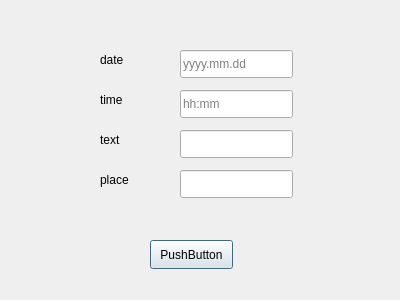
<?xml version="1.0" encoding="UTF-8"?>
<ui version="4.0">
 <class>EnterEventWindow</class>
 <widget class="QDialog" name="EnterEventWindow">
  <property name="geometry">
   <rect>
    <x>0</x>
    <y>0</y>
    <width>400</width>
    <height>300</height>
   </rect>
  </property>
  <property name="windowTitle">
   <string>Dialog</string>
  </property>
  <widget class="QLabel" name="label_6">
   <property name="geometry">
    <rect>
     <x>100</x>
     <y>170</y>
     <width>63</width>
     <height>20</height>
    </rect>
   </property>
   <property name="text">
    <string>place</string>
   </property>
  </widget>
  <widget class="QLabel" name="label_8">
   <property name="geometry">
    <rect>
     <x>100</x>
     <y>90</y>
     <width>63</width>
     <height>20</height>
    </rect>
   </property>
   <property name="text">
    <string>time</string>
   </property>
  </widget>
  <widget class="QLineEdit" name="date">
   <property name="geometry">
    <rect>
     <x>180</x>
     <y>50</y>
     <width>113</width>
     <height>28</height>
    </rect>
   </property>
   <property name="text">
    <string/>
   </property>
   <property name="placeholderText">
    <string>yyyy.mm.dd</string>
   </property>
  </widget>
  <widget class="QLineEdit" name="text">
   <property name="geometry">
    <rect>
     <x>180</x>
     <y>130</y>
     <width>113</width>
     <height>28</height>
    </rect>
   </property>
   <property name="text">
    <string/>
   </property>
  </widget>
  <widget class="QPushButton" name="enterData">
   <property name="geometry">
    <rect>
     <x>150</x>
     <y>240</y>
     <width>83</width>
     <height>29</height>
    </rect>
   </property>
   <property name="text">
    <string>PushButton</string>
   </property>
  </widget>
  <widget class="QLabel" name="label_4">
   <property name="geometry">
    <rect>
     <x>100</x>
     <y>50</y>
     <width>63</width>
     <height>20</height>
    </rect>
   </property>
   <property name="text">
    <string>date</string>
   </property>
  </widget>
  <widget class="QLineEdit" name="place">
   <property name="geometry">
    <rect>
     <x>180</x>
     <y>170</y>
     <width>113</width>
     <height>28</height>
    </rect>
   </property>
   <property name="text">
    <string/>
   </property>
  </widget>
  <widget class="QLabel" name="label_7">
   <property name="geometry">
    <rect>
     <x>100</x>
     <y>130</y>
     <width>63</width>
     <height>20</height>
    </rect>
   </property>
   <property name="text">
    <string>text</string>
   </property>
  </widget>
  <widget class="QLineEdit" name="time">
   <property name="geometry">
    <rect>
     <x>180</x>
     <y>90</y>
     <width>113</width>
     <height>28</height>
    </rect>
   </property>
   <property name="text">
    <string/>
   </property>
   <property name="placeholderText">
    <string>hh:mm</string>
   </property>
  </widget>
 </widget>
 <resources/>
 <connections/>
</ui>
